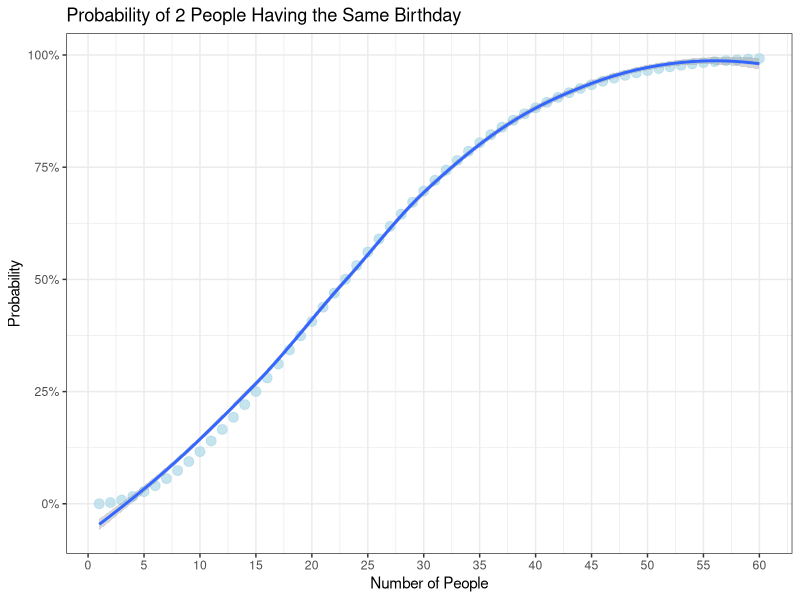

Generate this figure with R:
## ---- chunk 1
knitr::opts_chunk$set(echo = TRUE)
library(tidyverse)
bpf <- function(n){
  k <- n * (n-1) / 2
  return(1 - (364/365) ^ k)
}
res <- sapply(seq(1,60,1), bpf)
bp_dfr <- data.frame(ppl = seq(1,60,1), prob = res)
## ---- chunk 2
bp_dfr %>% 
  ggplot(aes(x = ppl, y = prob))+
  geom_point(color = "lightblue", alpha = 0.7, size = 3)+
  scale_x_continuous(name = "Number of People", breaks = seq(0,60,5))+
  scale_y_continuous(name = "Probability", labels = scales::percent)+
  ggtitle("Probability of 2 People Having the Same Birthday") +
  geom_smooth()+
  theme_bw()
